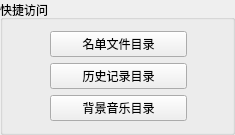
        <widget class="QGroupBox" name="groupBox_6">
         <property name="sizePolicy">
          <sizepolicy hsizetype="Preferred" vsizetype="Preferred">
           <horstretch>0</horstretch>
           <verstretch>0</verstretch>
          </sizepolicy>
         </property>
         <property name="minimumSize">
          <size>
           <width>235</width>
           <height>130</height>
          </size>
         </property>
         <property name="maximumSize">
          <size>
           <width>16777215</width>
           <height>16777215</height>
          </size>
         </property>
         <property name="title">
          <string>快捷访问</string>
         </property>
         <layout class="QGridLayout" name="gridLayout_8">
          <property name="sizeConstraint">
           <enum>QLayout::SetDefaultConstraint</enum>
          </property>
          <property name="leftMargin">
           <number>37</number>
          </property>
          <property name="rightMargin">
           <number>35</number>
          </property>
          <item row="0" column="1">
           <widget class="QPushButton" name="pushButton_12">
            <property name="sizePolicy">
             <sizepolicy hsizetype="Minimum" vsizetype="MinimumExpanding">
              <horstretch>0</horstretch>
              <verstretch>0</verstretch>
             </sizepolicy>
            </property>
            <property name="maximumSize">
             <size>
              <width>16777215</width>
              <height>40</height>
             </size>
            </property>
            <property name="text">
             <string>名单文件目录</string>
            </property>
           </widget>
          </item>
          <item row="3" column="1">
           <widget class="QPushButton" name="pushButton_10">
            <property name="sizePolicy">
             <sizepolicy hsizetype="Minimum" vsizetype="MinimumExpanding">
              <horstretch>0</horstretch>
              <verstretch>0</verstretch>
             </sizepolicy>
            </property>
            <property name="maximumSize">
             <size>
              <width>16777215</width>
              <height>40</height>
             </size>
            </property>
            <property name="text">
             <string>背景音乐目录</string>
            </property>
           </widget>
          </item>
          <item row="2" column="1">
           <widget class="QPushButton" name="pushButton_8">
            <property name="sizePolicy">
             <sizepolicy hsizetype="Minimum" vsizetype="MinimumExpanding">
              <horstretch>0</horstretch>
              <verstretch>0</verstretch>
             </sizepolicy>
            </property>
            <property name="minimumSize">
             <size>
              <width>130</width>
              <height>0</height>
             </size>
            </property>
            <property name="maximumSize">
             <size>
              <width>16777215</width>
              <height>40</height>
             </size>
            </property>
            <property name="text">
             <string>历史记录目录</string>
            </property>
           </widget>
          </item>
          <item row="2" column="0">
           <spacer name="horizontalSpacer_2">
            <property name="orientation">
             <enum>Qt::Horizontal</enum>
            </property>
            <property name="sizeType">
             <enum>QSizePolicy::Preferred</enum>
            </property>
            <property name="sizeHint" stdset="0">
             <size>
              <width>10</width>
              <height>20</height>
             </size>
            </property>
           </spacer>
          </item>
          <item row="2" column="2">
           <spacer name="horizontalSpacer_3">
            <property name="orientation">
             <enum>Qt::Horizontal</enum>
            </property>
            <property name="sizeType">
             <enum>QSizePolicy::Preferred</enum>
            </property>
            <property name="sizeHint" stdset="0">
             <size>
              <width>10</width>
              <height>20</height>
             </size>
            </property>
           </spacer>
          </item>
         </layout>
        </widget>
